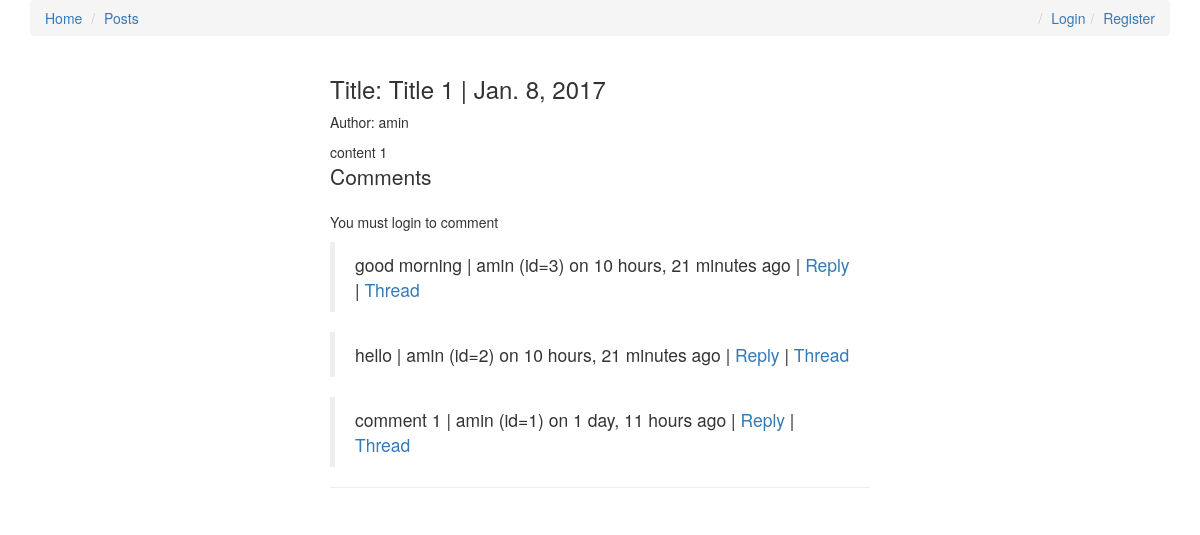
/slug_1/, run on an earlier commit of the app's database.
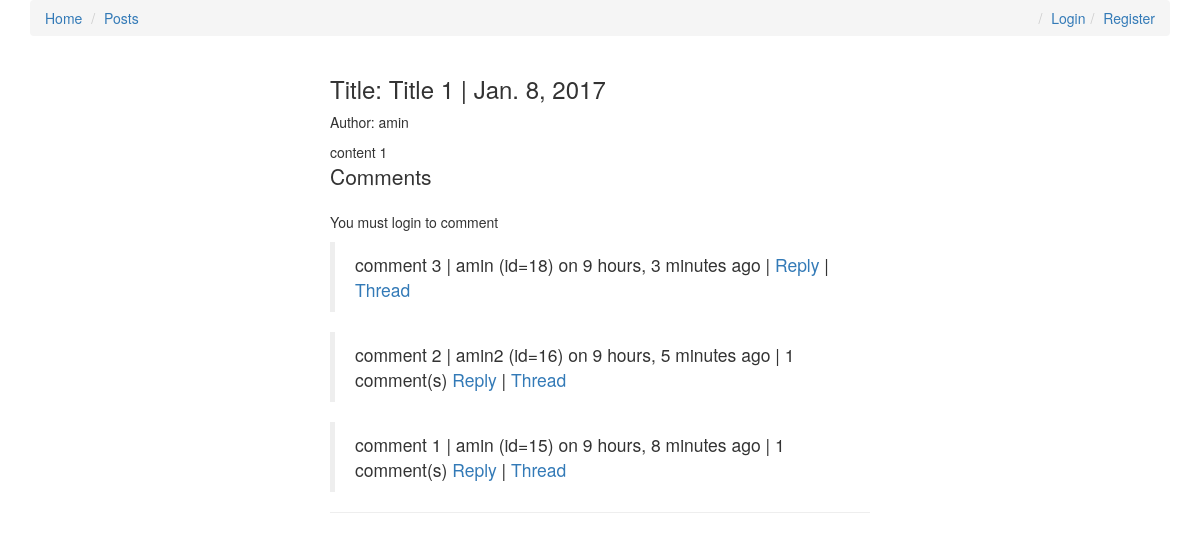
And on a later commit of the database.
### posts/models.py (models this page shows, shortened)
class Post(models.Model):
	user = models.ForeignKey(settings.AUTH_USER_MODEL, default=1)
	title = models.CharField(max_length=120)
	slug = models.SlugField(unique=True)
	image = models.ImageField(upload_to=upload_location, null=True, blank=True, width_field="width_field", height_field="height_field")
	height_field = models.IntegerField(default=0)
	width_field = models.IntegerField(default=0)
	content = models.TextField()
	draft = models.BooleanField(default=False)
	publish = models.DateField(auto_now=False, auto_now_add=False)
	update = models.DateTimeField(auto_now = True, auto_now_add=False)
	timestamp = models.DateTimeField(auto_now=False, auto_now_add=True)
	read_time = models.TimeField(null=True, blank=True)
	objects = PostManager()
	class Meta:
		ordering = ['-id', '-timestamp', '-update']
	def get_markdown(self):
		content = self.content
		return mark_safe(markdown(content))
	@property
	def comments(self):
		instance = self
		qs = Comment.objects.filter_by_instance(instance)
		return qs
	@property
	def get_content_type(self):
		instance = self
		content_type = ContentType.objects.get_for_model(instance.__class__)
		return content_type

### comments/models.py (models this page shows, shortened)
class Comment(models.Model):
	user = models.ForeignKey(settings.AUTH_USER_MODEL, default=1)
	content = models.TextField()
	timestamp = models.DateTimeField(auto_now_add=True)
	content_type = models.ForeignKey(ContentType, on_delete=models.CASCADE)
	object_id = models.PositiveIntegerField()
	content_object = GenericForeignKey('content_type', 'object_id')
	parent = models.ForeignKey("self", null=True, blank=True)
	objects = CommentManager()
	class Meta:
		ordering = ["-timestamp"]
	def __str__(self):
		return str(self.user.username)
	def get_absolute_url(self):
		return reverse("comments:thread", kwargs={"id": self.id})
	def children(self):
		return Comment.objects.filter(parent=self)

### posts/views.py (the view, shortened to what this page needs)
# urls.py: url(r'^(?P<slug>[\w-]+)/$', post_detail, name='detail'),
def post_detail(request, slug=None):
	instance = get_object_or_404(Post, slug = slug)
	if instance.publish > timezone.now().date() or instance.draft:
		if not request.user.is_staff  or not request.user.is_superuser:
			raise Http404
	share_string = quote_plus(instance.content)
	print(instance.content)
	print(get_read_time(instance.content))
	comments = instance.comments
	initial_data = {
		"content_type": instance.get_content_type,
		"object_id": instance.id
	}
	form = CommentForm(request.POST or None, initial=initial_data)
	context = {
		"title": instance.title,
		"instance": instance,
		"share_string": share_string,
		"comments": comments,
		"comment_form": form,
	}
	return render(request, 'post_detail.html', context)

### comments/models.py (called while the page is built)
	def filter_by_instance(self, instance):
		content_type = ContentType.objects.get_for_model(instance.__class__)
		obj_id = instance.id
		qs = super(CommentManager, self).filter(content_type=content_type, object_id=obj_id).filter(parent=None)
		return qs

### posts/models.py (called while the page is built)
	def all(self, *args, **kwargs):
		return super(PostManager, self).filter(draft=False).filter(publish__lte=timezone.now())

### posts/templatetags/urlify.py (called while the page is built)
@register.filter
def urlify(value):
	return quote_plus(value)

### posts/utils.py (called while the page is built)
def count_words(html_string):
	word_string = strip_tags(html_string)
	count = len(re.findall(r'\w+', word_string))
	return count

def get_read_time(html_string):
	count = count_words(html_string)
	read_time_min = (count/200.0)
	read_time_sec = read_time_min * 60
	read_time = str(datetime.timedelta(seconds=read_time_sec))
	read_time = datetime.timedelta(seconds=read_time_min)
	return read_time

### posts/templates/post_detail.html (shortened to what this page needs)
{% extends 'base.html' %} {% load urlify %} {% load crispy_forms_tags %} {% block head %} {{ instance.title }} {% endblock%} {% block content %}
<div class="col-sm-6 col-sm-offset-3">
    <h3>Title: {{ title }} {% if instance.draft %} <span style="color:red">Draft</span> {% endif %}| {{ instance.publish }}</h3> {% if instance.user.get_full_name %}
    <p>Author: {{ instance.user.get_full_name }}</p>
    {% else %}
    <p>Author: {{ instance.user }}</p>
    {% endif %}
    <div class="content-markdown post-detail-item">
        {{ instance.content }}
    </div>
    <div>
        <p class="lead">Comments</p>
        {% if request.user.is_authenticated %}
        <form action="." method="POST">
            {% csrf_token %} {{ comment_form | crispy}}
            <input type="submit" value="Post comment" class="btn btn-default">
        </form>
        {% else %}
        <p>You must login to comment</p>
        {% endif %}
        {% for i in comments %}
        <blockquote>
            <div class="">{{ i.content }} | {{ i.user }} (id={{i.id}}) on {{ i.timestamp|timesince }} ago | {% if i.children.count > 0 %} {{ i.children.count }} comment(s) {% endif %}<a href="#" class="comment-reply-btn">Reply</a> | <a href="{{i.get_absolute_url}}">Thread</a></div>
        </blockquote>
        {% endfor %}
    </div>
    <hr>
</div>
{% endblock %}

### posts/templates/base.html (shortened to what this page needs)
{% load staticfiles %}
<!DOCTYPE html>
<html lang="en">
<head>
    <link rel="stylesheet" href="{% static 'css/main.css' %}">
    <link rel="stylesheet" href="https://maxcdn.bootstrapcdn.com/bootstrap/3.3.7/css/bootstrap.min.css">
    <link rel="stylesheet" href="https://maxcdn.bootstrapcdn.com/bootstrap/3.3.7/css/bootstrap-theme.min.css">
    <link rel="stylesheet" href="https://maxcdn.bootstrapcdn.com/font-awesome/4.7.0/css/font-awesome.min.css"> {% block head_extra %} {% endblock %}
</head>
<body>
    <div class="container">
        <ol class="breadcrumb">
            <li><a href="{% url 'posts:list' %}">Home</a></li>
            <li><a href="{% url 'posts:list' %}">Posts</a></li>
            {% if request.user.is_authenticated %}
            <li class="pull-right"><a href="{% url 'logout' %}">Logout</a></li>
            {% else %}
            <li class="pull-right"><a href="{% url 'register' %}">Register</a></li>
            <li class="pull-right"><a href="{% url 'login' %}">Login</a></li>
            {% endif %}
        </ol>
        {% block content %} {% endblock %}
    </div>
</body>
</html>

What changed in the data, as far as the page shows it:
removed Comment: content "good morning", user "amin", id "3", timestamp "10 hours, 21 minutes"
removed Comment: content "hello", user "amin", id "2", timestamp "10 hours, 21 minutes"
removed Comment: content "comment 1", user "amin", id "1", timestamp "1 day, 11 hours"
added Comment: content "comment 3", user "amin", id "18", timestamp "9 hours, 3 minutes"
added Comment: content "comment 2", user "amin2", id "16", timestamp "9 hours, 5 minutes", children.count "1"
added Comment: content "comment 1", user "amin", id "15", timestamp "9 hours, 8 minutes", children.count "1"
